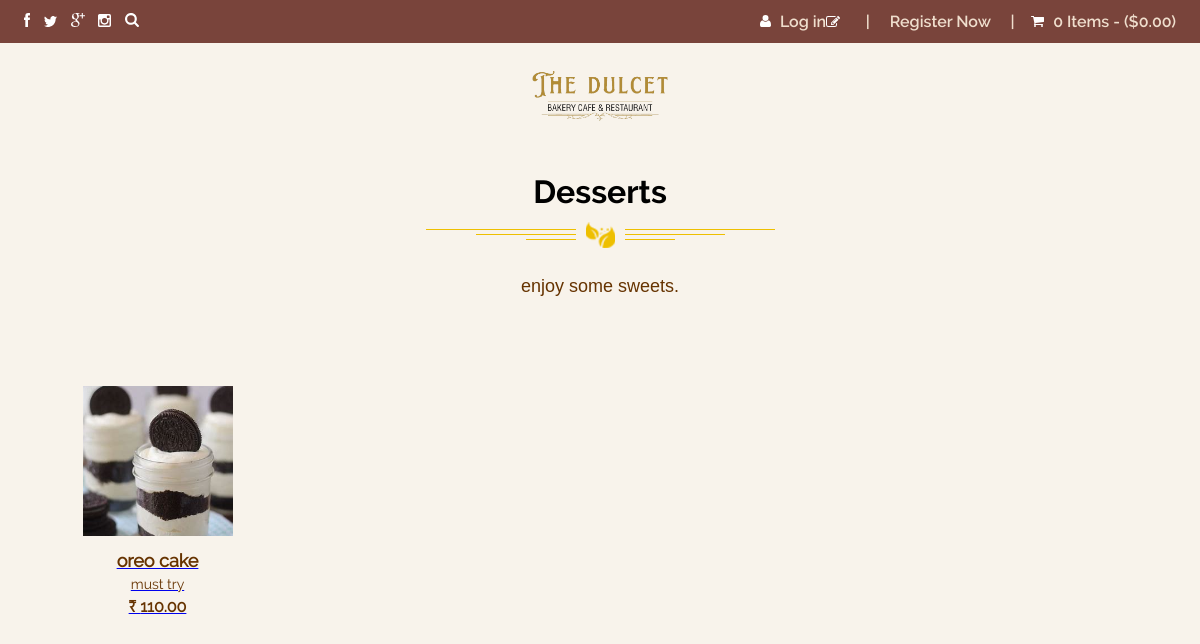
/meals/4/, run on the app's committed database.
### order/models.py (models this page shows, shortened)
class Menu(models.Model):
    name = models.CharField(max_length=100)
    description = models.TextField(blank=True)
    image = models.ImageField(upload_to='meals/', blank=False, null=False)

class Dish(models.Model):
    menu = models.ForeignKey(Menu, related_name='dishes', on_delete=models.CASCADE)
    name = models.CharField(max_length=100)
    description = models.TextField()
    price = models.DecimalField(max_digits=6, decimal_places=2)
    is_available = models.BooleanField(default=True)
    image = models.ImageField(upload_to='dishes/',  default='dishes/noodles.png',  blank=True, null=True)

### order/views.py (the view)
# urls.py: path('meals/<int:meal_id>/', views.dish, name='dish'),
def dish(request, meal_id):
    meal = get_object_or_404(Menu, id=meal_id)  # Fetch the selected meal
    dishes = Dish.objects.filter(menu=meal)  # Fetch all dishes in that meal
    return render(request, 'dish.html', {'meal': meal, 'dishes': dishes})

### templates/dish.html (shortened to what this page needs)
{% load static %}
<!DOCTYPE html>
<html lang="en">
<head>
    <link rel="stylesheet" href="{% static 'css/dish.css' %}">
</head>
<body>
    <div class="site-content" style="width: 100%;">
        <header class="topbar">
            <div class="container flex justify-between items-center">
                <div class="icons">
                    <a href="#"><img src="./icons/facebook.svg" alt=""></a>
                    <a href="#"><img src="./icons/twitter.svg" alt=""></a>
                    <a href="#"><img src="./icons/google.svg" alt=""></a>
                    <a href="#"><img src="./icons/instagram.svg" alt=""></a>
                    <a href="#"><img src="./icons/search.svg" alt=""></a>
                </div>
                <div class="auth flex items-center">
                    <div>
                        <img src="./icons/user-icon.svg" alt="">
                        {% if user.is_authenticated %}
                        <a href="/logout/">Logout</a>
                        {% else %}
                        <a href="{% url 'login'%}">Log in</a>
                        {% endif %}
                    </div>
                    <div>
                        <img src="./icons/edit.svg" alt="">
                        {% if user.is_authenticated %}
                        <span></span>
                        {% else %}
                        <span class="divider">|</span>
                        <a href="{% url 'signup'%}">Register Now</a>
                        <span class="divider">|</span>
                        {% endif %}
                    </div>
                    <div>
                        <img src="./icons/cart.svg" alt="">
                        <a href="{% url 'view_cart'%}">0 Items - ($0.00)</a>
                    </div>
                </div>
            </div>
        </header>
    <div class="logo-container">
        <img src="{% static 'Images/name.png' %}" alt="The Dulcet Logo" class="logo-image">
    </div>
    <h1 class="section-heading">{{ meal.name }}
    </h1>
    <p class="section-description">{{ meal.description }}</p>
    <div class="dish-container">
        <div class="dish-list">
            {% for dish in dishes %}
                <a href="{% url 'about_dish' dish.id %}" class="dish-link">
                    <div class="dish-item">
                        <img src="{{ dish.image.url }}" alt="{{ dish.name }}">
                        <div class="dish-details">
                            <p class="dish-name">{{ dish.name }}</p>
                            <p class="dish-description">{{ dish.description }}</p>
                            <p class="dish-price">  ₹ {{ dish.price }}</p>
                        </div>
                    </div>
                </a>
            {% endfor %}
        </div>
    </div>
</body>
</html>

### static/css/dish.css (style rules this page uses)
body { font-family: Arial, sans-serif; margin: 0; padding: 0; background-color: #f8f3eb; }
.logo-container { text-align: center; margin-bottom: 20px; }
.logo-image { max-width: 100%; height: auto; width: 150px; }
.dish-container { padding: 20px; max-width: 1200px; margin: 0 auto; }
.dish-container p { text-align: center; color: #663300; margin-bottom: 30px; }
.dish-list { display: grid; grid-template-columns: repeat(4, 1fr); grid-gap: 20px; justify-items: center; margin-bottom: 20px; }
.dish-item { text-align: center; max-width: 250px; padding: 5px; border-radius: 8px; }
.dish-item img { width: 150px; height: 150px; object-fit: cover; margin-bottom: 10px; }
.dish-details { text-align: center; }
.dish-name { font-size: 18px; font-weight: bold; color: #663300; margin-bottom: 05px !important; }
.dish-description { font-size: 14px; color: #a56336; margin-bottom: 05px !important; }
.dish-price { font-size: 16px; color: #663300; font-weight: bold; }
:root { --primary:#79443b; --secondary:#232B38; --ternary:#6C6C6C; --danger:#FE4545; --pure:#EFDECD; --light:#EFDECD; --heaven:white; --footer:#79443b; }
* { padding:0; margin:0; box-sizing: border-box; }
body { -webkit-font-smoothing:antialiased; font-family: "Raleway-regular"; }
.container { width:100%; padding:o 15px; margin:0 auto; }
@media (min-width:576px) { .container { max-width:540px; } }
@media (min-width: 768px) { .container { max-width: 720px; } }
@media (min-width: 992px) { .container { max-width: 960px; } }
@media (min-width: 1200px) { .container { max-width: 1152px; } }
.site-content { width:100%; height:100%; overflow-x:auto; }
header.topbar { background:#79443b; color:var(--pure); font-family:"Raleway-semibold"; padding:0.75rem 0; }
header.topbar .auth > div a { color:var(--pure); text-decoration: none; }
header.topbar .icons a { margin-right:0.6rem; }
header.topbar .auth .divider { padding:0 1rem; }
header.topbar .auth > div img { margin-right:0.35rem; }
.flex { display:flex; }
.justify-between { justify-content: space-between; }
.items-center { align-items: center; }
header { padding-bottom: 10rem; }
.section-heading { font-family:"Raleway-bold"; text-align:center; Position:relative; margin-bottom:6rem; }
.section-heading:after { content:''; display:block; width: 100%; height:30px; background-image:url(../icons/hr.svg); background-repeat: no-repeat; background-position: center; position:absolute; bottom:-40px; }
.section-description { font-family: "Raleway", sans-serif; text-align: center; font-size: 18px; color: #663300; margin-top: -30px; margin-bottom: 4rem; font-weight: normal; }

### data on the page
Menu: name "Desserts", description "enjoy some sweets."
Dish: image (picture), name "oreo cake", description "must try", price "110.00"
